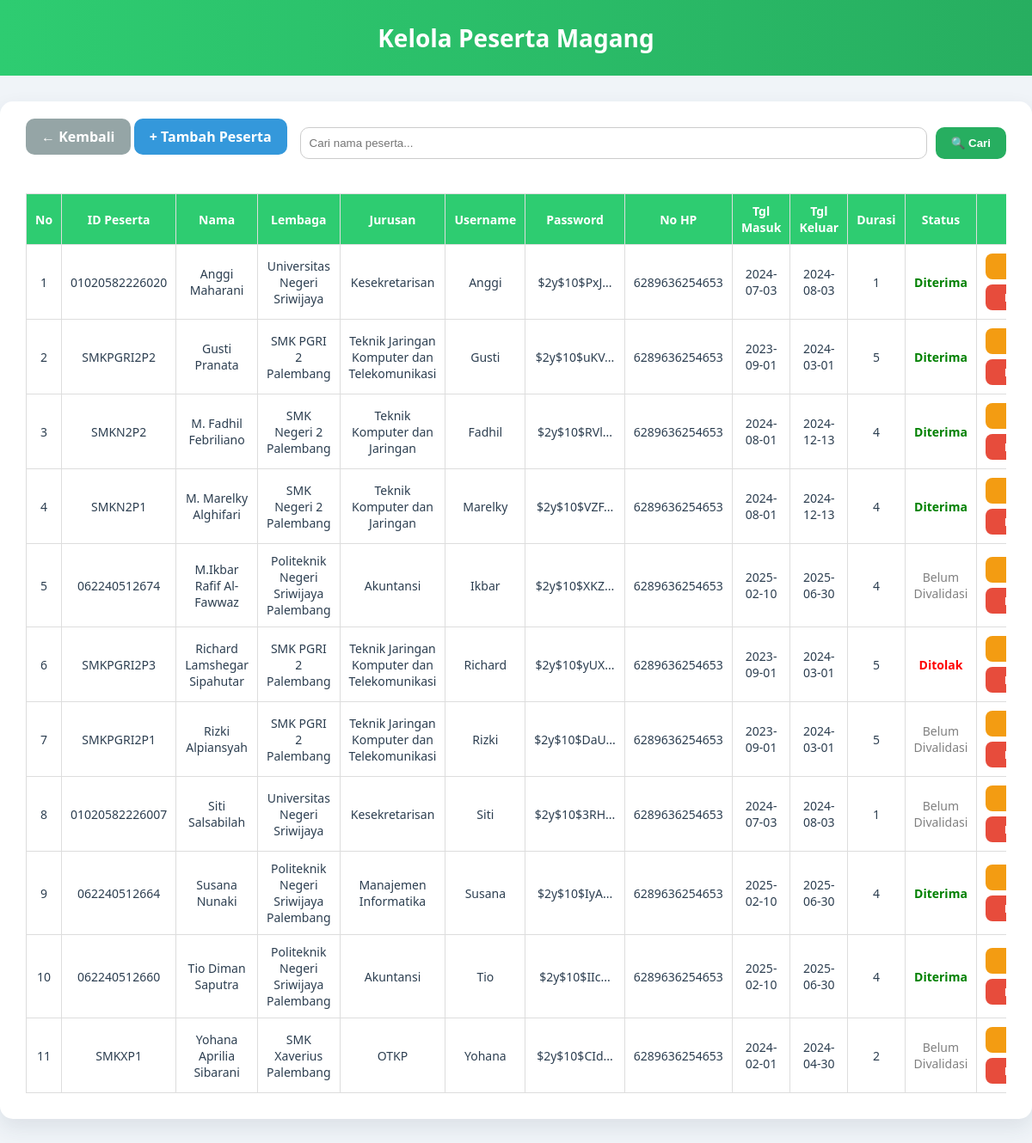
The app's page /manage_peserta.php (signed in) with its own data.
### tables this page shows
CREATE TABLE `peserta` (
  `id` int(11) NOT NULL,
  `peserta_id` varchar(20) DEFAULT NULL,
  `nama` varchar(100) NOT NULL,
  `no_hp` varchar(20) DEFAULT NULL,
  `lembaga_pendidikan` varchar(75) NOT NULL,
  `jurusan` varchar(65) NOT NULL,
  `username` varchar(100) NOT NULL,
  `password` varchar(255) NOT NULL,
  `tanggal_masuk` date DEFAULT NULL,
  `tanggal_keluar` date DEFAULT NULL,
  `durasi_magang` int(11) DEFAULT NULL,
  `status_validasi` enum('pending','diterima','ditolak') DEFAULT 'pending'
);

### manage_peserta.php (the view, shortened to what this page needs)
<?php
$conn = new mysqli("localhost", "root", "", "pertanian_db");
$keyword = isset($_GET['cari']) ? $conn->real_escape_string($_GET['cari']) : "";
$peserta = !empty($keyword) ?
    $conn->query("SELECT * FROM peserta WHERE nama LIKE '%$keyword%' ORDER BY nama ASC") :
    $conn->query("SELECT * FROM peserta ORDER BY nama ASC");
?>
<!DOCTYPE html>
<html lang="id">
<head>
</head>
<body>
<div class="header">Kelola Peserta Magang</div>
<div class="container">
    <div class="actions">
        <div class="btn-group">
            <a href="admin_dashboard.php" class="kembali">← Kembali</a>
            <a href="tambah_peserta.php" class="tambah">+ Tambah Peserta</a>
        </div>
        <form method="GET" class="search-form">
            <input type="text" name="cari" placeholder="Cari nama peserta..." value="<?= htmlspecialchars($keyword) ?>" />
            <button type="submit">🔍 Cari</button>
        </form>
    </div>
    <div class="table-responsive">
        <table>
            <thead>
                <tr>
                    <th>No</th><th>ID Peserta</th><th>Nama</th><th>Lembaga</th><th>Jurusan</th><th>Username</th><th>Password</th><th>No HP</th><th>Tgl Masuk</th><th>Tgl Keluar</th><th>Durasi</th><th>Status</th><th>Aksi</th>
                </tr>
            </thead>
            <tbody>
            <?php if ($peserta->num_rows > 0): $no = 1; while ($row = $peserta->fetch_assoc()): ?>
                <tr>
        <td data-label="No"><?= $no++ ?></td>
        <td data-label="ID Peserta"><?= htmlspecialchars($row['peserta_id']) ?></td>
        <td data-label="Nama"><?= htmlspecialchars($row['nama']) ?></td>
        <td data-label="Lembaga Pendidikan"><?= htmlspecialchars($row['lembaga_pendidikan']) ?></td>
        <td data-label="Jurusan"><?= htmlspecialchars($row['jurusan']) ?></td>
        <td data-label="Username"><?= htmlspecialchars($row['username']) ?></td>
        <td data-label="Password"><?= substr(htmlspecialchars($row['password']), 0, 10) ?>...</td>
        <td data-label="No HP"><?= htmlspecialchars($row['no_hp']) ?></td>
        <td data-label="Tanggal Masuk"><?= htmlspecialchars($row['tanggal_masuk']) ?></td>
        <td data-label="Tanggal Keluar"><?= htmlspecialchars($row['tanggal_keluar']) ?></td>
        <td data-label="Durasi (bulan)"><?= htmlspecialchars($row['durasi_magang']) ?></td>
        <td data-label="Status">
            <?php
                $status = $row['status_validasi'];
                if ($status == 'diterima') {
                    echo "<span style='color:green;font-weight:bold;'>Diterima</span>";
                } elseif ($status == 'ditolak') {
                    echo "<span style='color:red;font-weight:bold;'>Ditolak</span>";
                } else {
                    echo "<span style='color:gray;'>Belum Divalidasi</span>";
                }
            ?>
        </td>
        <td data-label="Aksi">
            <div class="aksi-btn-group">
                <a href="edit_peserta.php?id=<?= urlencode($row['peserta_id']) ?>" class="btn edit">Edit</a>
                <a href="hapus_peserta.php?id=<?= urlencode($row['peserta_id']) ?>" class="btn hapus" onclick="return confirm('Yakin ingin hapus peserta ini?')">Hapus</a>
            </div>
        </td>
    </tr>
<?php endwhile; else: ?>
    <tr><td colspan="13">Tidak ada peserta ditemukan.</td></tr>
<?php endif; ?>
            </tbody>
        </table>
    </div>
</div>
</body>
</html>

### manage_peserta.php (style rules this page uses)
body { font-family: 'Segoe UI', sans-serif; background: #f0f4f8; margin: 0; padding: 0; color: #2c3e50; }
.header { background: linear-gradient(90deg, #2ecc71, #27ae60); color: white; padding: 25px 0; text-align: center; font-weight: 700; font-size: 28px; }
.container { max-width: 1200px; margin: 30px auto; background: white; border-radius: 15px; padding: 30px; box-shadow: 0 10px 25px rgba(44, 62, 80, 0.1); }
.actions { display: flex; flex-wrap: wrap; gap: 15px; justify-content: space-between; margin-bottom: 20px; }
.actions .btn-group a, .search-form button { padding: 10px 18px; border-radius: 10px; font-weight: 600; text-decoration: none; color: white; border: none; cursor: pointer; }
.tambah { background: #3498db; }
.kembali { background: #95a5a6; }
.search-form { display: flex; gap: 10px; flex-grow: 1; }
.search-form input[type="text"] { padding: 10px; border-radius: 10px; border: 1px solid #ccc; flex: 1; }
.search-form button { background-color: #27ae60; }
.table-responsive { width: 100%; overflow-x: auto; }
table { width: 100%; border-collapse: collapse; margin-top: 20px; font-size: 14px; }
thead { background: #2ecc71; color: white; }
th, td { padding: 10px; text-align: center; border: 1px solid #ddd; }
.aksi-btn-group { display: flex; flex-direction: column; justify-content: center; flex-wrap: wrap; gap: 6px; }
.btn { padding: 6px 12px; font-size: 13px; font-weight: 600; border: none; border-radius: 8px; color: white; cursor: pointer; text-decoration: none; display: inline-block; min-width: 60px; transition: background-color 0.3s ease; }
.edit { background: #f39c12; }
.hapus { background: #e74c3c; }

### records on screen
peserta: peserta "01020582226020", nama "Anggi Maharani", lembaga_pendidikan "Universitas Negeri Sriwijaya", jurusan "Kesekretarisan", username "Anggi", password "$2y$10$PxJ", no_hp "6289636254653", tanggal_masuk "2024-07-03", tanggal_keluar "2024-08-03", durasi_magang "1", status_validasi "Diterima"
peserta: peserta "SMKPGRI2P2", nama "Gusti Pranata", lembaga_pendidikan "SMK PGRI 2 Palembang", jurusan "Teknik Jaringan Komputer dan Telekomunikasi", username "Gusti", password "$2y$10$uKV", no_hp "6289636254653", tanggal_masuk "2023-09-01", tanggal_keluar "2024-03-01", durasi_magang "5", status_validasi "Diterima"
peserta: peserta "SMKN2P2", nama "M. Fadhil Febriliano", lembaga_pendidikan "SMK Negeri 2 Palembang", jurusan "Teknik Komputer dan Jaringan", username "Fadhil", password "$2y$10$RVl", no_hp "6289636254653", tanggal_masuk "2024-08-01", tanggal_keluar "2024-12-13", durasi_magang "4", status_validasi "Diterima"
peserta: peserta "SMKN2P1", nama "M. Marelky Alghifari", lembaga_pendidikan "SMK Negeri 2 Palembang", jurusan "Teknik Komputer dan Jaringan", username "Marelky", password "$2y$10$VZF", no_hp "6289636254653", tanggal_masuk "2024-08-01", tanggal_keluar "2024-12-13", durasi_magang "4", status_validasi "Diterima"
peserta: peserta "062240512674", nama "M.Ikbar Rafif Al-Fawwaz", lembaga_pendidikan "Politeknik Negeri Sriwijaya Palembang", jurusan "Akuntansi", username "Ikbar", password "$2y$10$XKZ", no_hp "6289636254653", tanggal_masuk "2025-02-10", tanggal_keluar "2025-06-30", durasi_magang "4", status_validasi "Belum Divalidasi"
peserta: peserta "SMKPGRI2P3", nama "Richard Lamshegar Sipahutar", lembaga_pendidikan "SMK PGRI 2 Palembang", jurusan "Teknik Jaringan Komputer dan Telekomunikasi", username "Richard", password "$2y$10$yUX", no_hp "6289636254653", tanggal_masuk "2023-09-01", tanggal_keluar "2024-03-01", durasi_magang "5", status_validasi "Ditolak"
peserta: peserta "SMKPGRI2P1", nama "Rizki Alpiansyah", lembaga_pendidikan "SMK PGRI 2 Palembang", jurusan "Teknik Jaringan Komputer dan Telekomunikasi", username "Rizki", password "$2y$10$DaU", no_hp "6289636254653", tanggal_masuk "2023-09-01", tanggal_keluar "2024-03-01", durasi_magang "5", status_validasi "Belum Divalidasi"
peserta: peserta "01020582226007", nama "Siti Salsabilah", lembaga_pendidikan "Universitas Negeri Sriwijaya", jurusan "Kesekretarisan", username "Siti", password "$2y$10$3RH", no_hp "6289636254653", tanggal_masuk "2024-07-03", tanggal_keluar "2024-08-03", durasi_magang "1", status_validasi "Belum Divalidasi"
peserta: peserta "062240512664", nama "Susana Nunaki", lembaga_pendidikan "Politeknik Negeri Sriwijaya Palembang", jurusan "Manajemen Informatika", username "Susana", password "$2y$10$IyA", no_hp "6289636254653", tanggal_masuk "2025-02-10", tanggal_keluar "2025-06-30", durasi_magang "4", status_validasi "Diterima"
peserta: peserta "062240512660", nama "Tio Diman Saputra", lembaga_pendidikan "Politeknik Negeri Sriwijaya Palembang", jurusan "Akuntansi", username "Tio", password "$2y$10$IIc", no_hp "6289636254653", tanggal_masuk "2025-02-10", tanggal_keluar "2025-06-30", durasi_magang "4", status_validasi "Diterima"
peserta: peserta "SMKXP1", nama "Yohana Aprilia Sibarani", lembaga_pendidikan "SMK Xaverius Palembang", jurusan "OTKP", username "Yohana", password "$2y$10$CId", no_hp "6289636254653", tanggal_masuk "2024-02-01", tanggal_keluar "2024-04-30", durasi_magang "2", status_validasi "Belum Divalidasi"
